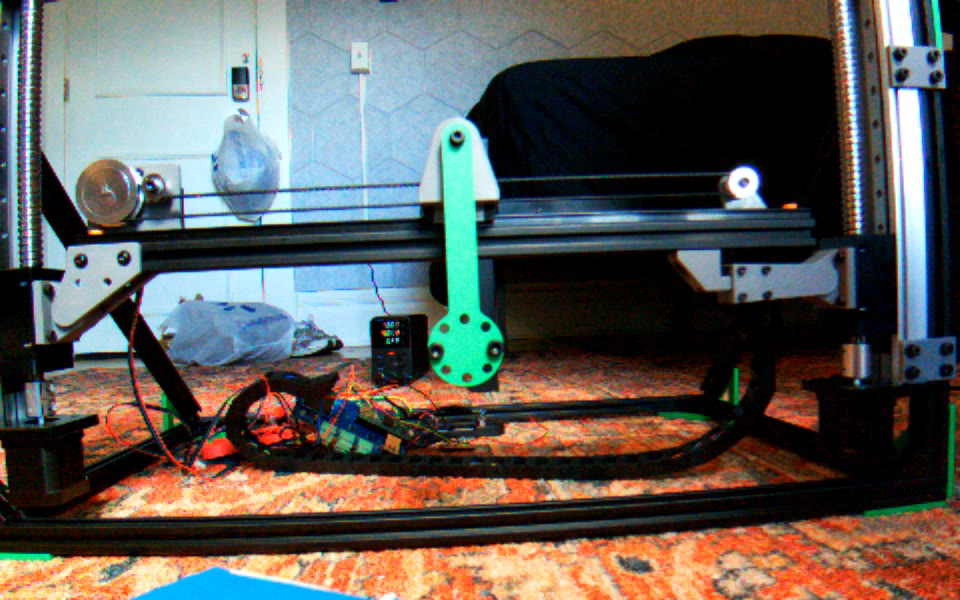
#> input picture archive/vision2/tests/fixtures/bright.png, 960 x 600 px
$ python -i detector.py   (imports and definitions only)
#> lines starting #> are read from the running program, lines starting #| are printed output that depends on the picture; after the words box and inside, x2 and y2 are one past the last pixel; in counts of white or black regions, pixels touching at a corner belong together
#> further down, picture is the input picture: shape (600, 960, 3); mean B, G, R 87.7, 92.1, 93.7
"""Geometric detector for a green shaft with a wider circular weighted end.

All processing is bounded to 960px width. No pose is extrapolated. A missed
frame does not disable subsequent detection. Confidence is a heuristic quality
score, not a probability or a calibrated angular error bound.
"""
from dataclasses import dataclass
import math
import cv2
import numpy as np


@dataclass
class Pose:
    pivot: tuple
    bob: tuple
    angle: float  # atan2(image dx, image dy): zero down, positive toward right
    length: float
    confidence: float
    width_ratio: float


@dataclass
class Detection:
    pose: Pose | None
    reason: str
    mask: np.ndarray
    candidates: int = 0


class ArmDetector:
    def __init__(self, hue_low=40, hue_high=95, saturation_min=110,
                 green_min=60, chroma_min=30, processing_width=960):
        self.hue_low, self.hue_high = hue_low, hue_high
        self.saturation_min = saturation_min
        self.green_min, self.chroma_min = green_min, chroma_min
        self.processing_width = processing_width
        self.seed = None

    def select(self, x, y):
        self.seed = np.array([x, y], float)

    def detect(self, frame):
        scale = min(1., self.processing_width / frame.shape[1])
#> scale = 1
        image = cv2.resize(frame, None, fx=scale, fy=scale) if scale < 1 else frame
        hsv = cv2.cvtColor(image, cv2.COLOR_BGR2HSV)
#> hsv: shape (600, 960, 3); mean H, S, V 63.6, 135.1, 117
        b, g, r = [image[:, :, i].astype(np.int16) for i in range(3)]
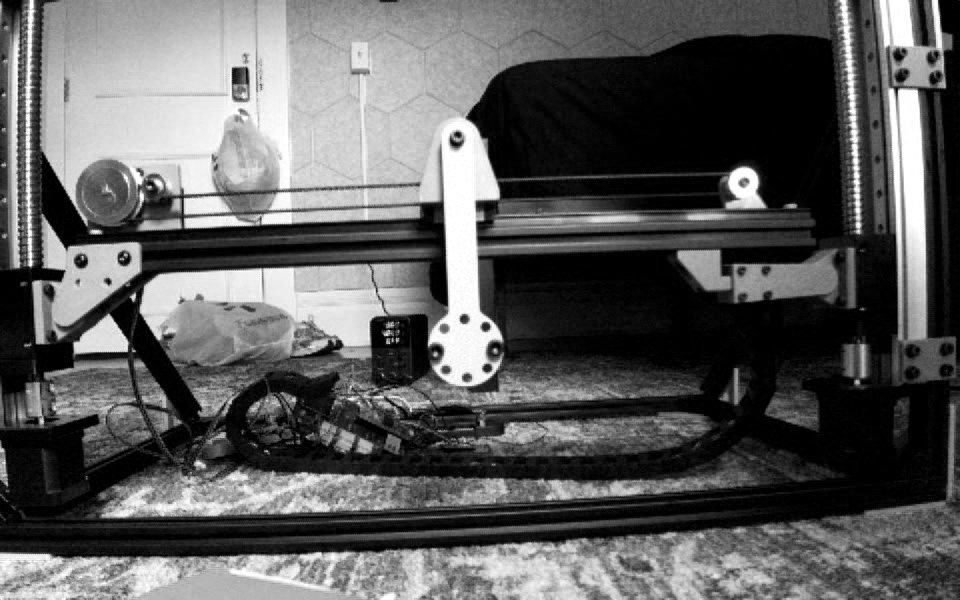
#> g: shape (600, 960) int16; min 0, max 255, mean 92.1
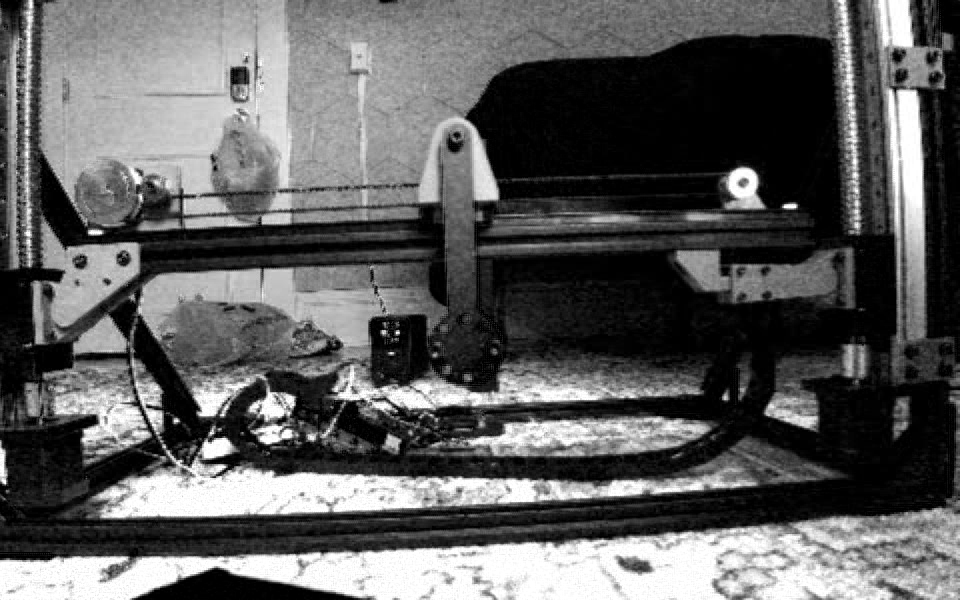
#> r: shape (600, 960) int16; min 0, max 255, mean 93.7
        mask = ((hsv[:, :, 0] >= self.hue_low) & (hsv[:, :, 0] <= self.hue_high)
                & (hsv[:, :, 1] >= self.saturation_min) & (g >= self.green_min)
                & (g-r >= self.chroma_min) & (g-b >= 8)).astype(np.uint8)*255
#> mask: shape (600, 960); 2.5% white; 419 white regions (395 under 20 px), largest, box (x1, y1, x2, y2) and area: (428, 126, 504, 388) 9404, (947, 404, 956, 498) 615, (862, 500, 946, 518) 540
        mask = cv2.morphologyEx(mask, cv2.MORPH_CLOSE, np.ones((3, 3), np.uint8))
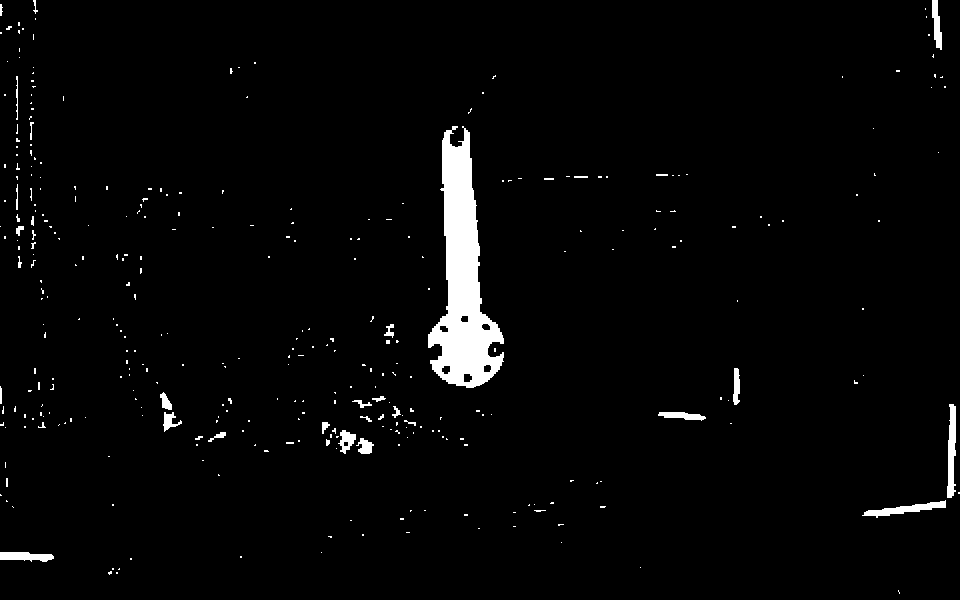
#> mask: shape (600, 960); 2.6% white; 338 white regions (303 under 20 px)
        contours, _ = cv2.findContours(mask, cv2.RETR_EXTERNAL, cv2.CHAIN_APPROX_SIMPLE)
#> contours = 338 contours, 320 with area under 20; largest, box (x1, y1, x2, y2) and area: (428, 126, 504, 388) 9430, (947, 404, 956, 498) 518, (862, 500, 946, 518) 454, (0, 552, 54, 562) 336, (932, 0, 942, 50) 256
        matches = []
        unit = image.shape[1]/960
#> unit = 1
        for contour in contours:
            area = cv2.contourArea(contour)
            if area < 300*unit**2 or area > image.shape[0]*image.shape[1]*.20:
                continue
            x, y, w, h = cv2.boundingRect(contour)
            # Clipped silhouettes cannot supply reliable endpoint geometry.
            if x <= 0 or y <= 0 or x+w >= image.shape[1] or y+h >= image.shape[0]:
                continue
            filled = np.zeros((h+4, w+4), np.uint8)
            local = contour - np.array([[[x-2, y-2]]])
            cv2.drawContours(filled, [local], -1, 255, -1)
            yy, xx = np.nonzero(filled)
            pts = np.column_stack([xx, yy]).astype(float)
            center = pts.mean(axis=0)
            values, vectors = np.linalg.eigh(np.cov(pts.T))
            if values[1] < 4*max(values[0], 1):
                continue
            axis = vectors[:, -1]
            projection = (pts-center) @ axis
            lo, hi = np.percentile(projection, [1, 99])
            span = hi-lo
            if span < 55*unit:
                continue
            # The circular weight distinguishes the two ends without history.
            low_count = np.sum(projection < lo+.23*span)
            high_count = np.sum(projection > hi-.23*span)
            if max(low_count, high_count) < 1.15*min(low_count, high_count):
                continue
            if low_count > high_count:
                axis = -axis
                projection = -projection
                lo, hi = -hi, -lo
            # The end disks are convex. Fill rim-connected screw/weight holes for
            # endpoint localization, while retaining the original shaft for support tests.
            solid = np.zeros_like(filled)
            cv2.drawContours(solid, [cv2.convexHull(local)], -1, 255, -1)
            distance = cv2.distanceTransform(solid, cv2.DIST_L2, 5)
            grid_y, grid_x = np.indices(filled.shape)
            grid_proj = (grid_x-center[0])*axis[0] + (grid_y-center[1])*axis[1]
            distance[grid_proj < lo+.6*span] = 0
            _, radius, _, bob_i = cv2.minMaxLoc(distance)
            if radius < 5*unit:
                continue
            # Fit the exposed circular rim. A distance-transform plateau drifts
            # toward the shaft when holes or reflections interrupt the rim.
            hull_pts=cv2.convexHull(local).reshape(-1,2).astype(float)
            arc=hull_pts[((hull_pts-center)@axis)>lo+.70*span]
            if len(arc)<5:
                continue
            matrix=np.column_stack((2*arc[:,0],2*arc[:,1],np.ones(len(arc))))
            fit=np.linalg.lstsq(matrix,np.sum(arc**2,axis=1),rcond=None)[0]
            bob=fit[:2]
            radius2=float(fit[2]+bob@bob)
            if radius2<=0:
                continue
            radius=math.sqrt(radius2)
            residual=float(np.sqrt(np.mean((np.linalg.norm(arc-bob,axis=1)-radius)**2)))
            if residual>radius*.12 or not .06*span<radius<.25*span:
                continue
            offset = np.array([x-2, y-2])
            crop = image[max(0,y-2):y+h+2, max(0,x-2):x+w+2]
            if crop.shape[:2] != filled.shape:
                continue
            val = crop.max(axis=2)
            valid_green = (filled > 0) & (grid_proj < lo+.55*span) & (val > self.green_min)
            reference = np.median(val[valid_green]) if np.any(valid_green) else 0
            inside = cv2.erode(solid, np.ones((3,3), np.uint8))
            dark = ((val < reference*.70) & (inside > 0)
                    & (grid_proj < lo+.25*span)).astype(np.uint8)*255
            holes, _ = cv2.findContours(dark, cv2.RETR_EXTERNAL, cv2.CHAIN_APPROX_SIMPLE)
            pivots = []
            for hole in holes:
                a = cv2.contourArea(hole)
                per = cv2.arcLength(hole, True)
                if a < 5*unit**2 or per <= 0 or 4*math.pi*a/per**2 < .3:
                    continue
                m = cv2.moments(hole)
                p = np.array([m['m10']/m['m00'], m['m01']/m['m00']])
                transverse = abs(axis[0]*(p-center)[1]-axis[1]*(p-center)[0])
                if transverse > radius*.65 or a > math.pi*(radius*.55)**2:
                    continue
                pivots.append((a, p))
            if not pivots:
                continue
            pivots.sort(key=lambda item: item[0], reverse=True)
            if len(pivots)>1 and pivots[1][0] > .7*pivots[0][0]:
                continue
            pivot = pivots[0][1]
            vector = bob-pivot
            length = float(np.linalg.norm(vector))
            width_ratio = 2*radius/max(length,1)
            if length < 45*unit or not .12 < width_ratio < .50:
                continue
            direction = vector/length
            # Check support along the rigid shaft; disconnected green blobs cannot pass.
            support=[]
            for fraction in np.linspace(.12,.75,30):
                point=np.rint(pivot+fraction*vector).astype(int)
                support.append(filled[point[1],point[0]]>0)
            if np.mean(support) < .95:
                continue
            mid = (projection > lo+.2*span) & (projection < lo+.65*span)
            cross = (pts[mid]-pivot) @ np.array([-direction[1],direction[0]])
            shaft_width = float(np.percentile(cross,95)-np.percentile(cross,5))
            if shaft_width/length > .24 or shaft_width < 3*unit:
                continue
            quality = float(np.clip(1-shaft_width/length, 0, 1))
            p = (pivot+offset)/scale
            q = (bob+offset)/scale
            matches.append(Pose(tuple(p),tuple(q),math.atan2(vector[0],vector[1]),
                                length/scale,quality,width_ratio))
#> this loop made 338 passes
#> (area, x, y, w, h) on pass 10: (336, 0, 552, 54, 10)
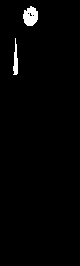
#> dark: shape (266, 80); 1.6% white; 2 white regions, box (x1, y1, x2, y2) and area: (23, 6, 38, 26) 222, (13, 38, 18, 75) 113
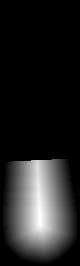
#> distance: shape (266, 80) float32; min 0, max 38, mean 5.4; drawn with min black and max white
#> filled: shape (266, 80); 46.1% white; 1 white region, box (x1, y1, x2, y2) and area: (2, 2, 78, 264) 9809
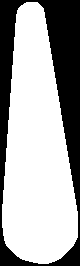
#> solid: shape (266, 80); 65.6% white; 1 black region, box (x1, y1, x2, y2) and area: (0, 0, 80, 266) 7316
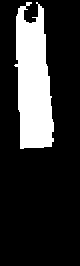
#> valid_green: shape (266, 80) bool; 19.7% white; 1 white region, box (x1, y1, x2, y2) and area: (14, 2, 54, 149) 4200
#> after the loop, matches = 1 item
        if self.seed is not None and matches:
            nearby = [m for m in matches if np.linalg.norm(np.array(m.pivot)-self.seed) < frame.shape[1]*.15]
            matches = nearby
        if len(matches) != 1:
            return Detection(None, 'ambiguous arms' if len(matches)>1 else 'no reliable arm geometry',mask,len(matches))
        self.seed = None  # selection disambiguates acquisition, never limits later cart travel
        return Detection(matches[0], 'measured',mask,1)

>>> import cv2
>>> picture = cv2.imread('../tests/fixtures/bright.png')
>>> result = ArmDetector().detect(picture)

$ run again, on archive/vision2/tests/fixtures/live.png
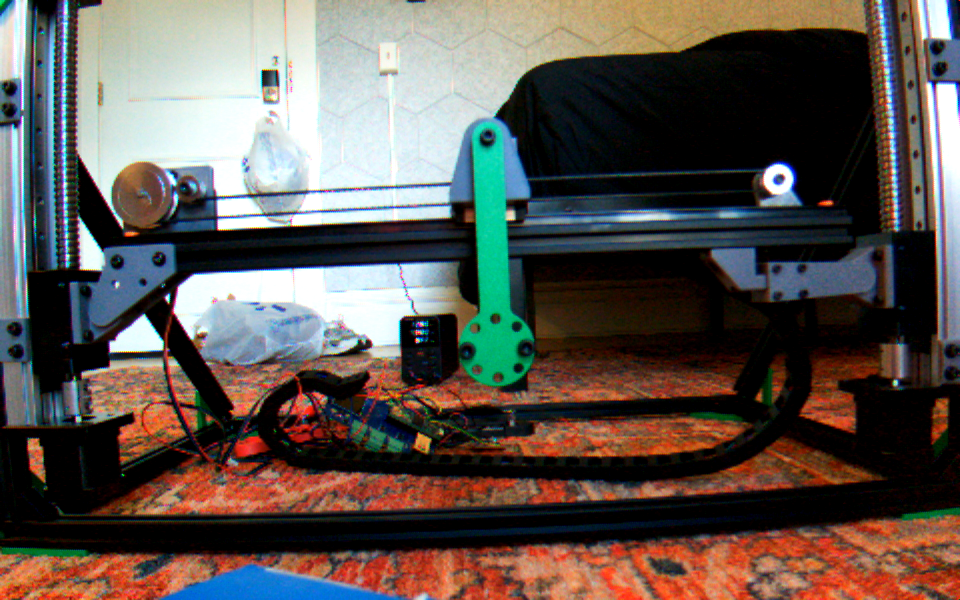
#> input picture archive/vision2/tests/fixtures/live.png, 960 x 600 px
#> picture is the input picture: shape (600, 960, 3); mean B, G, R 80.3, 85.8, 94.1
#> hsv: shape (600, 960, 3); mean H, S, V 50.3, 121.9, 110.6
#> in detect, `mask = cv2.morphologyEx(mask, cv2.MORPH_CLOSE, np.ones((3, 3), np.uint..`:
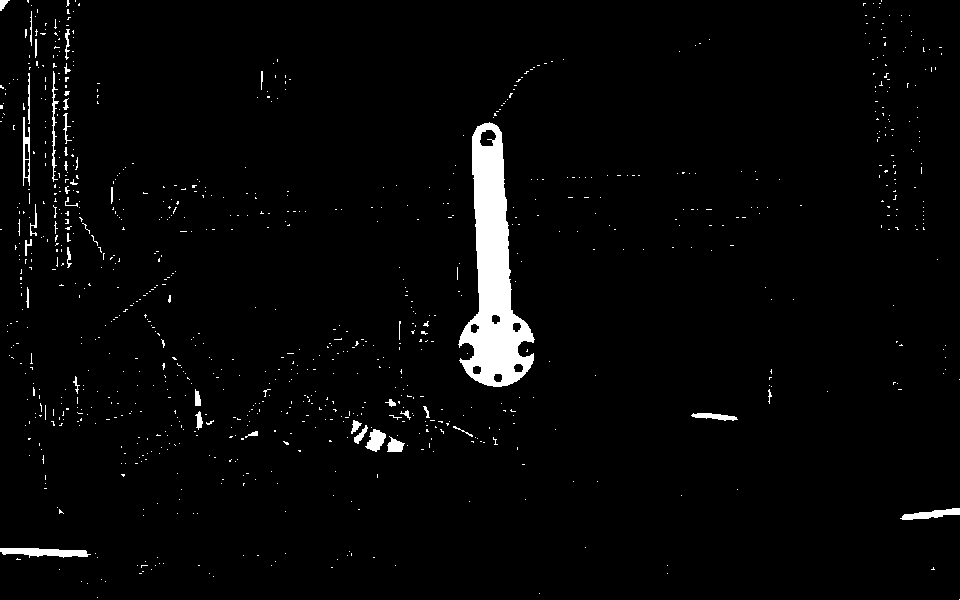
#> mask: shape (600, 960); 2.7% white; 922 white regions (881 under 20 px)
#> contours = 922 contours, 900 with area under 20; largest, box (x1, y1, x2, y2) and area: (458, 122, 535, 387) 9764, (0, 548, 91, 558) 498, (900, 508, 960, 520) 309, (23, 117, 30, 186) 271, (365, 429, 386, 452) 252
#> the loop in detect, `for contour in contours:` made 922 passes
#> (area, x, y, w, h) on passes 40, 50: (498, 0, 548, 91, 10), (309, 900, 508, 60, 12)
#> after the loop in detect, `for contour in contours:`:
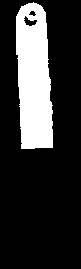
#> valid_green: shape (269, 81) bool; 20.1% white; 1 white region, box (x1, y1, x2, y2) and area: (16, 2, 53, 149) 4389
#> after the loop in detect, `for contour in contours:`: matches = 1 item
